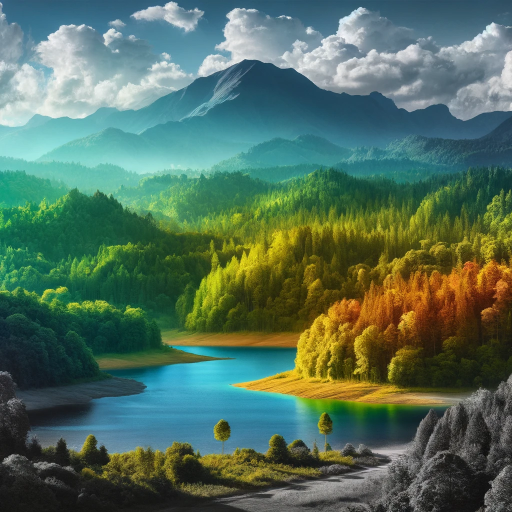
#> input picture Preparatorio/image.png, 1024 x 1024 px (shown at 1/2 size)
$ python second.py   (older library calls are emulated)
#> lines starting #> are read from the running program, lines starting #| are printed output that depends on the picture
import numpy as np
import cv2
import matplotlib.pyplot as plt

def imprimir(imagen):
    plt.imshow(imagen, cmap="gray")
    plt.show()

image = cv2.imread('image.png')
#> image is the input picture: shape (1024, 1024, 3); mean B, G, R 92.6, 110.9, 82.3
I = image[:, :, (2, 1, 0)]

# Imprimir imagen normal
imprimir(I)

# Imprimir imagen en escala de grises
Z = np.mean(I.astype(float), axis=2).astype(np.uint8)
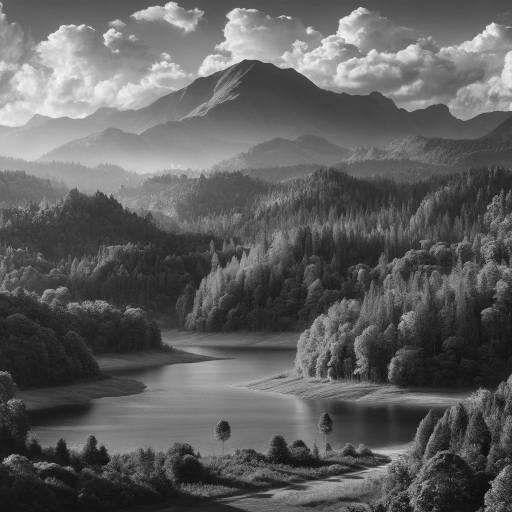
#> Z: shape (1024, 1024) (shown at 1/2 size); min 5, max 252, mean 94.9
imprimir(Z)

# Apply Gaussian Blur
blurred_Z = cv2.GaussianBlur(Z, (5, 5), 0)

# Apply Sobel edge detection
sobelX = cv2.Sobel(blurred_Z, cv2.CV_64F, 1, 0, ksize=5)  # Horizontal edge detection
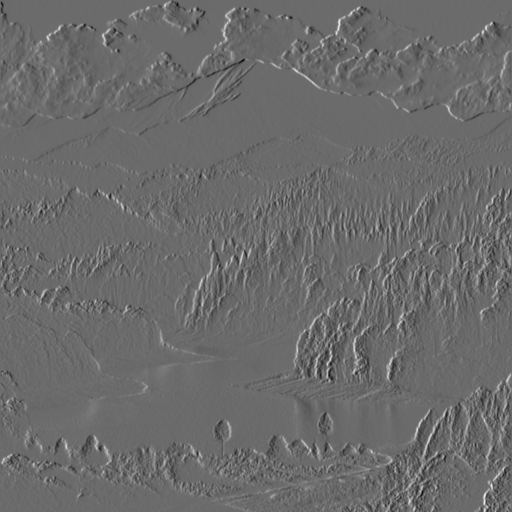
#> sobelX: shape (1024, 1024) float64 (shown at 1/2 size); min -3112, max 4292, mean -2; drawn with min black and max white
sobelY = cv2.Sobel(blurred_Z, cv2.CV_64F, 0, 1, ksize=5)  # Vertical edge detection
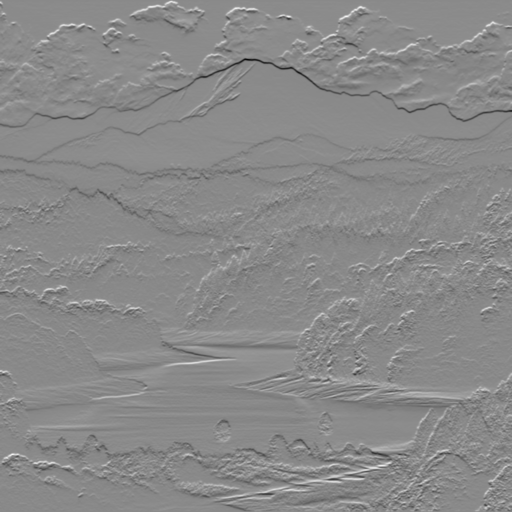
#> sobelY: shape (1024, 1024) float64 (shown at 1/2 size); min -5397, max 4599, mean -4.1; drawn with min black and max white
sobelCombined = cv2.bitwise_or(sobelX, sobelY)
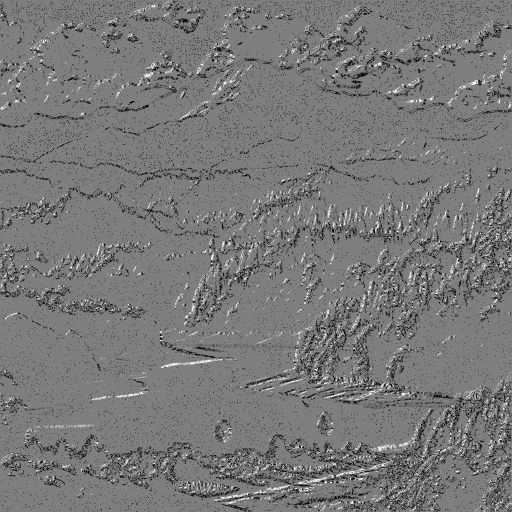
#> sobelCombined: shape (1024, 1024) float64 (shown at 1/2 size); 1.45% of the values are NaN or infinite; the others: min -131040, max 131040, mean -5533.4; drawn with min black, max white, NaN and infinite black

# Detect features using ORB
orb = cv2.ORB_create()
keypoints, descriptors = orb.detectAndCompute(blurred_Z, None)
#> keypoints = 500 keypoints; strongest (x, y, size): (776, 920, 92.6), (779, 921, 77.1), (985, 46, 37.2), (780, 921, 64.3)

# Draw keypoints on the original image
keypoint_img = cv2.drawKeypoints(I, keypoints, None, color=(0,255,0), flags=0)

# Visualization
plt.figure(figsize=(10, 8))
plt.subplot(221)
plt.title('Original Image')
plt.imshow(I)
plt.subplot(222)
plt.title('Blurred Grayscale Image')
plt.imshow(blurred_Z, cmap='gray')
plt.subplot(223)
plt.title('Edge Detection')
plt.imshow(sobelCombined, cmap='gray')
plt.subplot(224)
plt.title('Feature Detection')
plt.imshow(keypoint_img)
plt.show()
